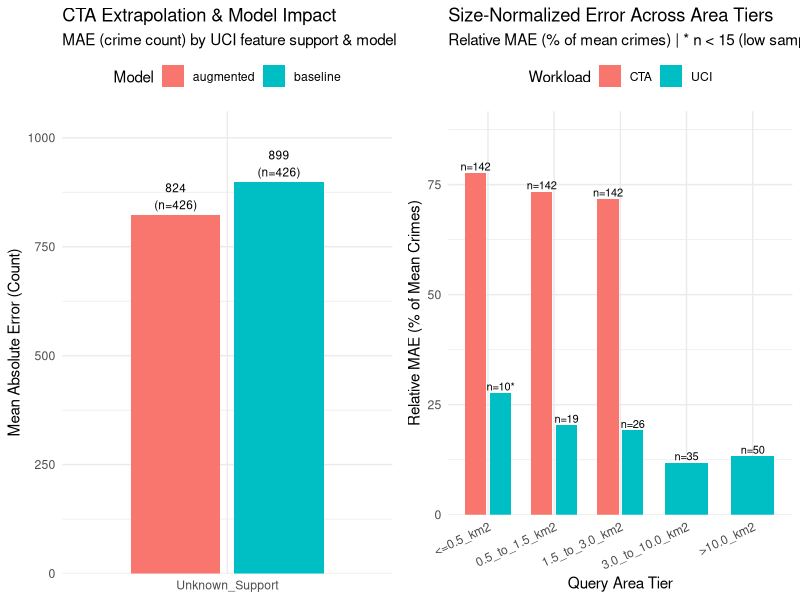

R code for this plot:
library(tidyverse)

# 1. Load datasets ------------------------------------------------------------
w     <- read_csv("data/processed/04b_spatial_query_workloads_2024.csv", show_col_types = FALSE)
preds <- read_csv("data/processed/05_model_predictions_2024.csv", show_col_types = FALSE)
eval5 <- read_csv("outputs/05_evaluation_metrics.csv", show_col_types = FALSE)
diag5 <- read_csv("outputs/05_area_overlap_diagnostic.csv", show_col_types = FALSE)

dir.create("outputs", showWarnings = FALSE, recursive = TRUE)
dir.create("figs", showWarnings = FALSE, recursive = TRUE)

# Standardize workload group labels using exact query_source values
w_clean <- w %>%
  mutate(
    workload_group = case_when(
      query_source == "CTA_centered_rectangle" ~ "CTA",
      query_source == "UCI_original_rectangle" ~ "UCI",
      TRUE ~ query_source
    )
  )

preds_clean <- preds %>%
  mutate(
    workload_group = case_when(
      query_source == "CTA_centered_rectangle" |
        str_detect(evaluation_set, regex("^CTA", ignore_case = TRUE)) ~ "CTA",
      query_source == "UCI_original_rectangle" |
        str_detect(evaluation_set, regex("^UCI", ignore_case = TRUE)) ~ "UCI",
      TRUE ~ query_source
    ),
    err_base = pred_baseline_count - crimes_2024,
    err_aug  = pred_augmented_count - crimes_2024,
    ae_base  = abs(err_base),
    ae_aug   = abs(err_aug),
    se_base  = err_base^2,
    se_aug   = err_aug^2,
    ae_per_km2_base = ae_base / pmax(area_km2, 1e-6),
    ae_per_km2_aug  = ae_aug  / pmax(area_km2, 1e-6)
  )

calc_metrics <- function(df, err_col, ae_col, se_col, log_ae_col) {
  err    <- df[[err_col]]
  ae     <- df[[ae_col]]
  se     <- df[[se_col]]
  log_ae <- df[[log_ae_col]]
  mean_y <- mean(df$crimes_2024, na.rm = TRUE)
  mae_val <- mean(ae, na.rm = TRUE)
  
  tibble(
    n_queries              = nrow(df),
    mean_area_km2          = mean(df$area_km2, na.rm = TRUE),
    median_area_km2        = median(df$area_km2, na.rm = TRUE),
    mean_actual_crimes     = mean_y,
    mae_count              = mae_val,
    med_ae_count           = median(ae, na.rm = TRUE),
    rmse_count             = sqrt(mean(se, na.rm = TRUE)),
    bias_mean_error        = mean(err, na.rm = TRUE),
    rel_mae_pct_mean_crime = if_else(!is.na(mean_y) & mean_y > 0, 100 * mae_val / mean_y, NA_real_),
    mae_log1p              = mean(log_ae, na.rm = TRUE)
  )
}

# 2. Section 1: Compare UCI and CTA workloads ---------------------------------
uci_w <- w_clean %>% filter(workload_group == "UCI", !is.na(area_km2))
cta_w <- w_clean %>% filter(workload_group == "CTA", !is.na(area_km2))

stopifnot(nrow(uci_w) > 0, nrow(cta_w) > 0)

ks_area  <- suppressWarnings(ks.test(uci_w$area_km2, cta_w$area_km2))
mw_area  <- suppressWarnings(wilcox.test(uci_w$area_km2, cta_w$area_km2))
mw_lat   <- suppressWarnings(wilcox.test(uci_w$center_lat, cta_w$center_lat))
mw_lon   <- suppressWarnings(wilcox.test(uci_w$center_lon, cta_w$center_lon))
mw_crime <- suppressWarnings(wilcox.test(uci_w$crimes_2024, cta_w$crimes_2024))

workload_dist_summary <- w_clean %>%
  group_by(workload_group) %>%
  summarise(
    n_queries          = n(),
    area_min           = min(area_km2, na.rm = TRUE),
    area_q25           = quantile(area_km2, 0.25, na.rm = TRUE),
    area_median        = median(area_km2, na.rm = TRUE),
    area_q75           = quantile(area_km2, 0.75, na.rm = TRUE),
    area_max           = max(area_km2, na.rm = TRUE),
    lat_median         = median(center_lat, na.rm = TRUE),
    lat_iqr            = IQR(center_lat, na.rm = TRUE),
    lon_median         = median(center_lon, na.rm = TRUE),
    lon_iqr            = IQR(center_lon, na.rm = TRUE),
    crimes_median      = median(crimes_2024, na.rm = TRUE),
    crimes_per_km2_med = median(crimes_per_km2_2024, na.rm = TRUE),
    .groups = "drop"
  ) %>%
  mutate(
    ks_area_D   = as.numeric(ks_area$statistic),
    ks_area_p   = ks_area$p.value,
    mw_area_p   = mw_area$p.value,
    mw_lat_p    = mw_lat$p.value,
    mw_lon_p    = mw_lon$p.value,
    mw_crimes_p = mw_crime$p.value
  )

# 3. Section 2: Model extrapolation (189 in-range vs. 237 out-of-range CTA) ---
cta_preds <- preds_clean %>% filter(workload_group == "CTA")

if (any(!is.na(cta_preds$within_uci_training_support))) {
  cta_extrap <- cta_preds %>%
    mutate(
      extrap_status = case_when(
        isTRUE(within_uci_training_support)  ~ "In_UCI_Range",
        isFALSE(within_uci_training_support) ~ "Outside_UCI_Range",
        TRUE                                 ~ "Unknown_Support"
      )
    )
} else {
  uci_ref <- w_clean %>% filter(workload_group == "UCI")
  cta_extrap <- cta_preds %>%
    mutate(
      in_range = area_km2 >= min(uci_ref$area_km2, na.rm = TRUE) &
        area_km2 <= max(uci_ref$area_km2, na.rm = TRUE) &
        center_lat >= min(uci_ref$center_lat, na.rm = TRUE) &
        center_lat <= max(uci_ref$center_lat, na.rm = TRUE) &
        center_lon >= min(uci_ref$center_lon, na.rm = TRUE) &
        center_lon <= max(uci_ref$center_lon, na.rm = TRUE),
      extrap_status = if_else(in_range, "In_UCI_Range", "Outside_UCI_Range")
    )
}

extrap_metrics <- bind_rows(
  cta_extrap %>%
    group_by(extrap_status) %>%
    group_modify(~ calc_metrics(.x, "err_base", "ae_base", "se_base", "abs_log_error_baseline")) %>%
    mutate(model = "baseline", .before = 2),
  cta_extrap %>%
    group_by(extrap_status) %>%
    group_modify(~ calc_metrics(.x, "err_aug", "ae_aug", "se_aug", "abs_log_error_augmented")) %>%
    mutate(model = "augmented", .before = 2)
) %>%
  ungroup()

# 4. Section 3: Area-matched comparison (accounting for size & sample size) ---
area_breaks <- c(-Inf, 0.5, 1.5, 3.0, 10.0, Inf)
area_labels <- c("<=0.5_km2", "0.5_to_1.5_km2", "1.5_to_3.0_km2", "3.0_to_10.0_km2", ">10.0_km2")

matched_df <- preds_clean %>%
  mutate(area_bin = cut(area_km2, breaks = area_breaks, labels = area_labels, right = TRUE))

min_sample_threshold <- 15

area_matched_metrics <- bind_rows(
  matched_df %>%
    group_by(area_bin, workload_group) %>%
    group_modify(~ calc_metrics(.x, "err_base", "ae_base", "se_base", "abs_log_error_baseline")) %>%
    mutate(model = "baseline", .before = 3),
  matched_df %>%
    group_by(area_bin, workload_group) %>%
    group_modify(~ calc_metrics(.x, "err_aug", "ae_aug", "se_aug", "abs_log_error_augmented")) %>%
    mutate(model = "augmented", .before = 3)
) %>%
  ungroup() %>%
  mutate(insufficient_sample_flag = n_queries < min_sample_threshold)

# 5. Section 4: Evaluate whether CTA features help (baseline vs. augmented) ---
cta_feature_impact <- cta_extrap %>%
  mutate(
    ae_diff  = ae_aug - ae_base,
    log_diff = abs_log_error_augmented - abs_log_error_baseline
  ) %>%
  group_by(extrap_status) %>%
  summarise(
    n_queries                = n(),
    mean_stations            = mean(stations_inside_query, na.rm = TRUE),
    mean_cta_entries         = mean(total_cta_entries_at_stations_inside_query_2024, na.rm = TRUE),
    base_mae_count           = mean(ae_base, na.rm = TRUE),
    aug_mae_count            = mean(ae_aug, na.rm = TRUE),
    mae_count_change         = aug_mae_count - base_mae_count,
    mae_count_pct_change     = 100 * mae_count_change / base_mae_count,
    base_mae_log1p           = mean(abs_log_error_baseline, na.rm = TRUE),
    aug_mae_log1p            = mean(abs_log_error_augmented, na.rm = TRUE),
    mae_log1p_change         = aug_mae_log1p - base_mae_log1p,
    pct_queries_improved_log = 100 * mean(log_diff < 0, na.rm = TRUE),
    pct_queries_improved_cnt = 100 * mean(ae_diff < 0, na.rm = TRUE),
    wilcox_paired_log_p      = suppressWarnings(
      wilcox.test(abs_log_error_augmented, abs_log_error_baseline, paired = TRUE)$p.value
    ),
    .groups = "drop"
  )

# 6. Save CSV deliverables ----------------------------------------------------
combined_metrics <- bind_rows(
  extrap_metrics %>%
    mutate(section = "2_extrapolation", subgroup = extrap_status) %>%
    select(section, subgroup, model, everything(), -extrap_status),
  area_matched_metrics %>%
    mutate(
      section = "3_area_matched",
      subgroup = paste0(area_bin, " | ", workload_group, if_else(insufficient_sample_flag, " [LOW_N]", ""))
    ) %>%
    select(section, subgroup, model, everything(), -area_bin, -workload_group)
)

write_csv(combined_metrics, "outputs/06_workload_validation_metrics.csv")
write_csv(workload_dist_summary, "outputs/06_workload_distribution_comparison.csv")
write_csv(cta_feature_impact, "outputs/06_cta_feature_impact.csv")

# 7. Visualization (PNG) ------------------------------------------------------
p_extrap <- extrap_metrics %>%
  ggplot(aes(x = extrap_status, y = mae_count, fill = model)) +
  geom_col(position = position_dodge(width = 0.75), width = 0.65) +
  geom_text(
    aes(label = paste0(round(mae_count, 0), "\n(n=", n_queries, ")")),
    position = position_dodge(width = 0.75),
    vjust = -0.2,
    size = 3
  ) +
  scale_y_continuous(expand = expansion(mult = c(0, 0.18))) +
  labs(
    title = "CTA Extrapolation & Model Impact",
    subtitle = "MAE (crime count) by UCI feature support & model",
    x = NULL,
    y = "Mean Absolute Error (Count)",
    fill = "Model"
  ) +
  theme_minimal(base_size = 11) +
  theme(legend.position = "top")

p_area <- area_matched_metrics %>%
  filter(model == "augmented") %>%
  ggplot(aes(x = area_bin, y = rel_mae_pct_mean_crime, fill = workload_group)) +
  geom_col(position = position_dodge(width = 0.75), width = 0.65) +
  geom_text(
    aes(label = paste0("n=", n_queries, if_else(insufficient_sample_flag, "*", ""))),
    position = position_dodge(width = 0.75),
    vjust = -0.3,
    size = 2.8
  ) +
  scale_y_continuous(expand = expansion(mult = c(0, 0.18))) +
  labs(
    title = "Size-Normalized Error Across Area Tiers",
    subtitle = "Relative MAE (% of mean crimes) | * n < 15 (low sample)",
    x = "Query Area Tier",
    y = "Relative MAE (% of Mean Crimes)",
    fill = "Workload"
  ) +
  theme_minimal(base_size = 11) +
  theme(axis.text.x = element_text(angle = 25, hjust = 1), legend.position = "top")

if (requireNamespace("gridExtra", quietly = TRUE)) {
  combined_plot <- gridExtra::grid.arrange(p_extrap, p_area, ncol = 2)
  ggsave("figs/06_workload_validation.png", combined_plot, width = 12, height = 5.5, dpi = 300)
} else {
  ggsave("figs/06_workload_validation.png", p_extrap, width = 10, height = 5.5, dpi = 300)
}

print(workload_dist_summary)
print(extrap_metrics)
print(area_matched_metrics, n = Inf)
print(cta_feature_impact)
